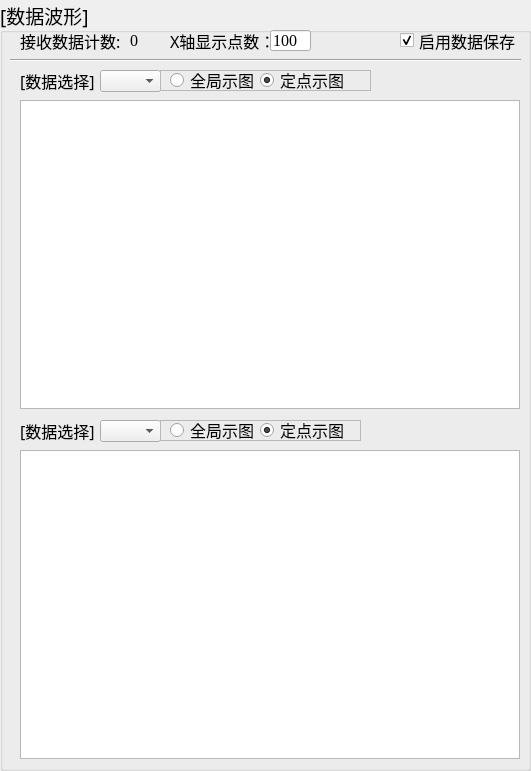
   <widget class="QGroupBox" name="groupDataScope">
    <property name="geometry">
     <rect>
      <x>780</x>
      <y>0</y>
      <width>531</width>
      <height>771</height>
     </rect>
    </property>
    <property name="font">
     <font>
      <family>微软雅黑</family>
      <pointsize>14</pointsize>
     </font>
    </property>
    <property name="title">
     <string>[数据波形]</string>
    </property>
    <widget class="PlotWidget" name="graphicsView_1">
     <property name="geometry">
      <rect>
       <x>20</x>
       <y>100</y>
       <width>500</width>
       <height>309</height>
      </rect>
     </property>
     <property name="renderHints">
      <set>QPainter::Antialiasing|QPainter::TextAntialiasing</set>
     </property>
    </widget>
    <widget class="PlotWidget" name="graphicsView_2">
     <property name="geometry">
      <rect>
       <x>20</x>
       <y>450</y>
       <width>500</width>
       <height>309</height>
      </rect>
     </property>
    </widget>
    <widget class="QComboBox" name="comboBox_ChooseWave2">
     <property name="geometry">
      <rect>
       <x>100</x>
       <y>420</y>
       <width>61</width>
       <height>22</height>
      </rect>
     </property>
     <property name="font">
      <font>
       <family>Times New Roman</family>
       <pointsize>10</pointsize>
      </font>
     </property>
    </widget>
    <widget class="QLabel" name="label_DataCount">
     <property name="geometry">
      <rect>
       <x>130</x>
       <y>30</y>
       <width>21</width>
       <height>21</height>
      </rect>
     </property>
     <property name="font">
      <font>
       <family>Times New Roman</family>
       <pointsize>12</pointsize>
      </font>
     </property>
     <property name="text">
      <string>0</string>
     </property>
    </widget>
    <widget class="QComboBox" name="comboBox_ChooseWave1">
     <property name="geometry">
      <rect>
       <x>100</x>
       <y>70</y>
       <width>61</width>
       <height>22</height>
      </rect>
     </property>
     <property name="font">
      <font>
       <family>Times New Roman</family>
       <pointsize>10</pointsize>
      </font>
     </property>
     <property name="focusPolicy">
      <enum>Qt::WheelFocus</enum>
     </property>
    </widget>
    <widget class="QLabel" name="label_17">
     <property name="geometry">
      <rect>
       <x>20</x>
       <y>30</y>
       <width>100</width>
       <height>21</height>
      </rect>
     </property>
     <property name="font">
      <font>
       <family>微软雅黑</family>
       <pointsize>12</pointsize>
      </font>
     </property>
     <property name="text">
      <string>接收数据计数:</string>
     </property>
    </widget>
    <widget class="QLabel" name="label_19">
     <property name="geometry">
      <rect>
       <x>170</x>
       <y>30</y>
       <width>100</width>
       <height>21</height>
      </rect>
     </property>
     <property name="font">
      <font>
       <family>微软雅黑</family>
       <pointsize>12</pointsize>
      </font>
     </property>
     <property name="text">
      <string>X轴显示点数：</string>
     </property>
    </widget>
    <widget class="QLineEdit" name="lineEdit_PointChoose">
     <property name="geometry">
      <rect>
       <x>270</x>
       <y>30</y>
       <width>41</width>
       <height>21</height>
      </rect>
     </property>
     <property name="font">
      <font>
       <family>Times New Roman</family>
       <pointsize>12</pointsize>
      </font>
     </property>
     <property name="text">
      <string>100</string>
     </property>
    </widget>
    <widget class="QCheckBox" name="checkBox_IfSave">
     <property name="geometry">
      <rect>
       <x>400</x>
       <y>30</y>
       <width>121</width>
       <height>21</height>
      </rect>
     </property>
     <property name="font">
      <font>
       <family>微软雅黑</family>
       <pointsize>12</pointsize>
      </font>
     </property>
     <property name="text">
      <string>启用数据保存</string>
     </property>
     <property name="checkable">
      <bool>true</bool>
     </property>
     <property name="checked">
      <bool>true</bool>
     </property>
     <property name="tristate">
      <bool>false</bool>
     </property>
    </widget>
    <widget class="QLabel" name="label_20">
     <property name="geometry">
      <rect>
       <x>20</x>
       <y>60</y>
       <width>81</width>
       <height>41</height>
      </rect>
     </property>
     <property name="font">
      <font>
       <family>微软雅黑</family>
       <pointsize>12</pointsize>
       <weight>50</weight>
       <bold>false</bold>
      </font>
     </property>
     <property name="text">
      <string>[数据选择]</string>
     </property>
    </widget>
    <widget class="QLabel" name="label_21">
     <property name="geometry">
      <rect>
       <x>20</x>
       <y>410</y>
       <width>81</width>
       <height>41</height>
      </rect>
     </property>
     <property name="font">
      <font>
       <family>微软雅黑</family>
       <pointsize>12</pointsize>
      </font>
     </property>
     <property name="text">
      <string>[数据选择]</string>
     </property>
    </widget>
    <widget class="QFrame" name="frame">
     <property name="geometry">
      <rect>
       <x>160</x>
       <y>70</y>
       <width>211</width>
       <height>21</height>
      </rect>
     </property>
     <property name="frameShape">
      <enum>QFrame::StyledPanel</enum>
     </property>
     <property name="frameShadow">
      <enum>QFrame::Raised</enum>
     </property>
     <widget class="QRadioButton" name="radioButton_GlobalPlot1">
      <property name="geometry">
       <rect>
        <x>10</x>
        <y>0</y>
        <width>91</width>
        <height>20</height>
       </rect>
      </property>
      <property name="font">
       <font>
        <family>微软雅黑</family>
        <pointsize>12</pointsize>
       </font>
      </property>
      <property name="text">
       <string>全局示图</string>
      </property>
     </widget>
     <widget class="QRadioButton" name="radioButton_IfArealPlot1">
      <property name="geometry">
       <rect>
        <x>100</x>
        <y>0</y>
        <width>91</width>
        <height>20</height>
       </rect>
      </property>
      <property name="font">
       <font>
        <family>微软雅黑</family>
        <pointsize>12</pointsize>
       </font>
      </property>
      <property name="text">
       <string>定点示图</string>
      </property>
      <property name="checked">
       <bool>true</bool>
      </property>
     </widget>
    </widget>
    <widget class="QFrame" name="frame_2">
     <property name="geometry">
      <rect>
       <x>160</x>
       <y>420</y>
       <width>201</width>
       <height>21</height>
      </rect>
     </property>
     <property name="frameShape">
      <enum>QFrame::StyledPanel</enum>
     </property>
     <property name="frameShadow">
      <enum>QFrame::Raised</enum>
     </property>
     <widget class="QRadioButton" name="radioButton_GlobalPlot2">
      <property name="geometry">
       <rect>
        <x>10</x>
        <y>0</y>
        <width>91</width>
        <height>20</height>
       </rect>
      </property>
      <property name="font">
       <font>
        <family>微软雅黑</family>
        <pointsize>12</pointsize>
       </font>
      </property>
      <property name="text">
       <string>全局示图</string>
      </property>
     </widget>
     <widget class="QRadioButton" name="radioButton_IfArealPlot2">
      <property name="geometry">
       <rect>
        <x>100</x>
        <y>0</y>
        <width>91</width>
        <height>20</height>
       </rect>
      </property>
      <property name="font">
       <font>
        <family>微软雅黑</family>
        <pointsize>12</pointsize>
       </font>
      </property>
      <property name="text">
       <string>定点示图</string>
      </property>
      <property name="checked">
       <bool>true</bool>
      </property>
     </widget>
    </widget>
    <widget class="Line" name="line_5">
     <property name="geometry">
      <rect>
       <x>10</x>
       <y>50</y>
       <width>511</width>
       <height>20</height>
      </rect>
     </property>
     <property name="orientation">
      <enum>Qt::Horizontal</enum>
     </property>
    </widget>
   </widget>
